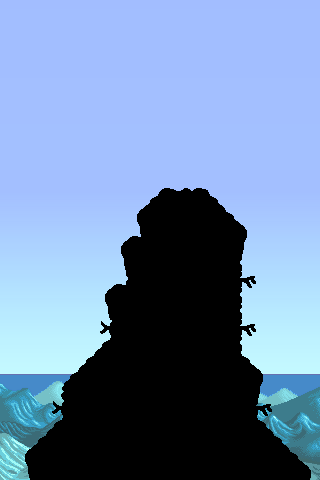

A level layout from a 2D game, rendered from its tile map. Below: a short description, then the map file with its tile-grid data intact:
An orthogonal 20x30 tile map with 16x16 px tiles, 1 tile layer (Back1).

<map version="1.10" tiledversion="1.10.2" orientation="orthogonal" renderorder="right-down" compressionlevel="0" width="20" height="30" tilewidth="16" tileheight="16" infinite="0" nextlayerid="8" nextobjectid="1">
 <properties>
  <property name="AmbientLight" value="0 0 0" />
  <property name="Outdoors" value="T" />
  <property name="Warp" value="2 30 Railroad 33 0 3 30 Railroad 33 0 4 30 Railroad 33 0 5 30 Railroad 33 0 6 30 Railroad 33 0 7 30 Railroad 33 0 8 30 Railroad 33 0 9 30 Railroad 33 0 10 30 Railroad 33 0 11 30 Railroad 33 0 12 30 Railroad 33 0 13 30 Railroad 33 0 14 30 Railroad 33 0 15 30 Railroad 33 0 16 30 Railroad 33 0 17 30 Railroad 33 0" />
 </properties>
 <tileset firstgid="1" name="z_sky_day_summitevent" tilewidth="16" tileheight="16" tilecount="600" columns="20">
  <image source="z_sky_day_summitevent.png" width="320" height="480" />
 </tileset>
 <layer id="7" name="Back1" width="20" height="30">
  <data encoding="csv">
1,2,3,4,5,6,7,8,9,10,11,12,13,14,15,16,17,18,19,20,
21,22,23,24,25,26,27,28,29,30,31,32,33,34,35,36,37,38,39,40,
41,42,43,44,45,46,47,48,49,50,51,52,53,54,55,56,57,58,59,60,
61,62,63,64,65,66,67,68,69,70,71,72,73,74,75,76,77,78,79,80,
81,82,83,84,85,86,87,88,89,90,91,92,93,94,95,96,97,98,99,100,
101,102,103,104,105,106,107,108,109,110,111,112,113,114,115,116,117,118,119,120,
121,122,123,124,125,126,127,128,129,130,131,132,133,134,135,136,137,138,139,140,
141,142,143,144,145,146,147,148,149,150,151,152,153,154,155,156,157,158,159,160,
161,162,163,164,165,166,167,168,169,170,171,172,173,174,175,176,177,178,179,180,
181,182,183,184,185,186,187,188,189,190,191,192,193,194,195,196,197,198,199,200,
201,202,203,204,205,206,207,208,209,210,211,212,213,214,215,216,217,218,219,220,
221,222,223,224,225,226,227,228,229,230,231,232,233,234,235,236,237,238,239,240,
241,242,243,244,245,246,247,248,249,250,251,252,253,254,255,256,257,258,259,260,
261,262,263,264,265,266,267,268,269,270,271,272,273,274,275,276,277,278,279,280,
281,282,283,284,285,286,287,288,289,290,291,292,293,294,295,296,297,298,299,300,
301,302,303,304,305,306,307,308,309,310,311,312,313,314,315,316,317,318,319,320,
321,322,323,324,325,326,327,328,329,330,331,332,333,334,335,336,337,338,339,340,
341,342,343,344,345,346,347,348,349,350,351,352,353,354,355,356,357,358,359,360,
361,362,363,364,365,366,367,368,369,370,371,372,373,374,375,376,377,378,379,380,
381,382,383,384,385,386,387,388,389,390,391,392,393,394,395,396,397,398,399,400,
401,402,403,404,405,406,407,408,409,410,411,412,413,414,415,416,417,418,419,420,
421,422,423,424,425,426,427,428,429,430,431,432,433,434,435,436,437,438,439,440,
441,442,443,444,445,446,447,448,449,450,451,452,453,454,455,456,457,458,459,460,
461,462,463,464,465,466,467,468,469,470,471,472,473,474,475,476,477,478,479,480,
481,482,483,484,485,486,487,488,489,490,491,492,493,494,495,496,497,498,499,500,
501,502,503,504,505,506,507,508,509,510,511,512,513,514,515,516,517,518,519,520,
521,522,523,524,525,526,527,528,529,530,531,532,533,534,535,536,537,538,539,540,
541,542,543,544,545,546,547,548,549,550,551,552,553,554,555,556,557,558,559,560,
561,562,563,564,565,566,567,568,569,570,571,572,573,574,575,576,577,578,579,580,
581,582,583,584,585,586,587,588,589,590,591,592,593,594,595,596,597,598,599,600
</data>
 </layer>
 <objectgroup id="4" name="Back" />
 <objectgroup id="5" name="Buildings" />
 <objectgroup id="6" name="Front" />
</map>
